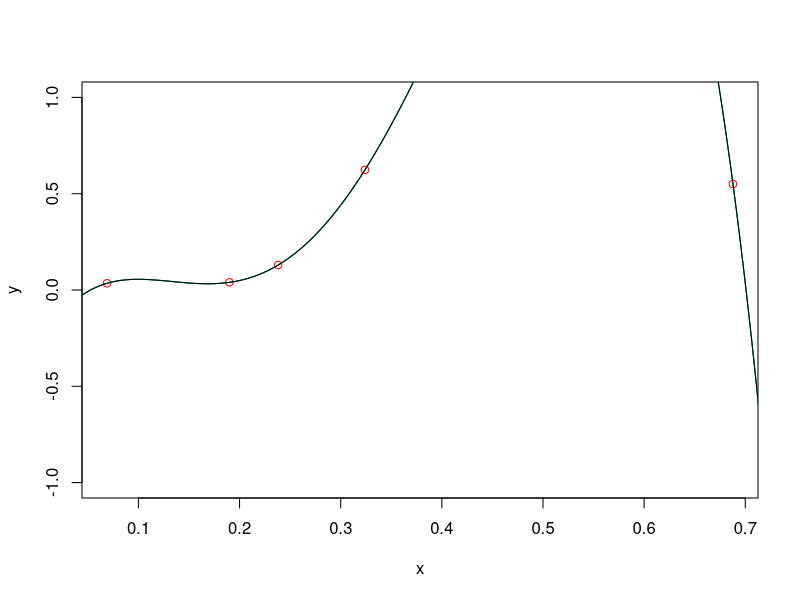

This chart was generated by the following R code:
Lagrange <- function(t,x,y) {
  n <-  length(x)
  suma <- 0
  for (i in 1:n) {
    product <- 1
    for (j in 1:n) {
      if (j != i) {
        product <- product * (t - x[j]) / (x[i] - x[j])
      }
    }
    suma <- suma + y[i] * product
  }
  return(suma)
}

Vandermonde <- function(x,y) {
  n <- length(x)
  A <- matrix(1, n, n)
  for (j in 2:n) {
    A[,j] <- A[,j-1] * x
  }
  return(solve(A,y))
}

Horner <- function(x, coef) {
  n <- length(coef)
  res <- coef[n]
  for (i in (n-1):1) {
    res <- res * x + coef[i]
  }
  return(res)
}

NewtonPolCoef <- function(x,y) {
  n <- length(x)
  coef <- numeric(n)
  coef[1] <- y[1]
  if (n > 1) {
    for (i in 2:n) {
      suma <- 0
      produkt <- 1
      for (j in 1:(i-1)) {
        suma <- suma + coef[j] * produkt
        produkt <- produkt * (x[i] - x[j])
        
      }
      coef[i] <- (y[i]-suma)/produkt
      
    }
  }
  return (coef)
}

NewtonPolValue <- function(t, x, coef) {
  n <- length(coef)
  res <- coef[n]
  for (i in (n-1):1) {
    res <- res * (t - x[i]) + coef[i]
  }
  return(res)
}

n <- 5
x <- runif(n)
y <- runif(n)

plot(x,y, col="red", ylim=c(-1,1))
t <- seq(0,1,0.001)
lines(t, Lagrange(t,x,y), col="blue")
lines(t, Horner(t, Vandermonde(x,y)), col="green")
lines(t, NewtonPolValue(t, x, NewtonPolCoef(x,y)), col="black")











